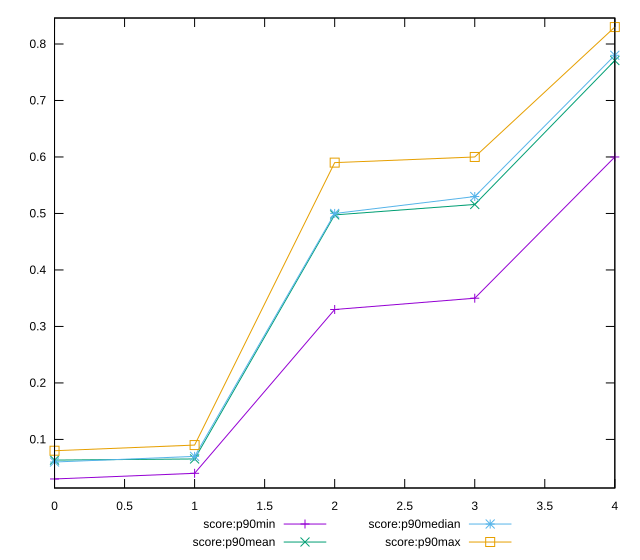

Write the gnuplot code that produced this figure.
reset

$scoreP90Min <<EOF
0 0.03
1 0.04
2 0.33
3 0.35
4 0.6
EOF

$scoreP90Mean <<EOF
0 0.06340425531914892
1 0.06542553191489363
2 0.4974468085106382
3 0.5159574468085107
4 0.7707446808510635
EOF

$scoreP90Median <<EOF
0 0.06
1 0.07
2 0.5
3 0.53
4 0.78
EOF

$scoreP90Max <<EOF
0 0.08
1 0.09
2 0.59
3 0.6
4 0.83
EOF

set key outside below
set xrange [0:4]
set yrange [0.013999999999999999:0.846]
set trange [0.013999999999999999:0.846]
set terminal svg size 640, 560 enhanced background rgb 'white'
set output "report_00013_2021-02-09T12-04-24.940Z/interactive/progression/score.svg"

plot $scoreP90Min title "score:p90min" with linespoints, \
     $scoreP90Mean title "score:p90mean" with linespoints, \
     $scoreP90Median title "score:p90median" with linespoints, \
     $scoreP90Max title "score:p90max" with linespoints

reset
